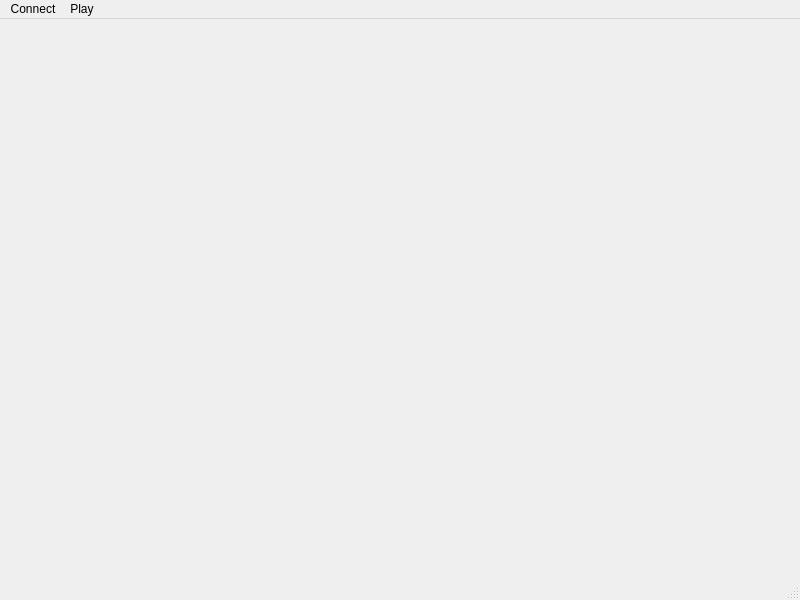
<?xml version="1.0" encoding="UTF-8"?>
<ui version="4.0">
 <class>MainWindow</class>
 <widget class="QMainWindow" name="MainWindow">
  <property name="geometry">
   <rect>
    <x>0</x>
    <y>0</y>
    <width>800</width>
    <height>600</height>
   </rect>
  </property>
  <property name="windowTitle">
   <string>MainWindow</string>
  </property>
  <widget class="QWidget" name="centralwidget"/>
  <widget class="QMenuBar" name="menubar">
   <property name="geometry">
    <rect>
     <x>0</x>
     <y>0</y>
     <width>800</width>
     <height>21</height>
    </rect>
   </property>
   <widget class="QMenu" name="menuConnect">
    <property name="title">
     <string>Connect</string>
    </property>
    <addaction name="actionCreate_the_connection"/>
    <addaction name="separator"/>
    <addaction name="actionConnect_to_server"/>
    <addaction name="separator"/>
    <addaction name="actionDisable_the_connection"/>
   </widget>
   <widget class="QMenu" name="menuPlay">
    <property name="title">
     <string>Play</string>
    </property>
    <addaction name="actionStart"/>
    <addaction name="separator"/>
    <addaction name="actionAdmit_defeat"/>
   </widget>
   <addaction name="menuConnect"/>
   <addaction name="menuPlay"/>
  </widget>
  <widget class="QStatusBar" name="statusbar"/>
  <action name="actionCreate_the_connection">
   <property name="text">
    <string>Create the connection</string>
   </property>
  </action>
  <action name="actionConnect_to_server">
   <property name="text">
    <string>Connect to server</string>
   </property>
  </action>
  <action name="actionStart">
   <property name="text">
    <string>Start</string>
   </property>
  </action>
  <action name="actionAdmit_defeat">
   <property name="text">
    <string>Admit defeat</string>
   </property>
  </action>
  <action name="actionDisable_the_connection">
   <property name="text">
    <string>Disconnect from server</string>
   </property>
  </action>
 </widget>
 <resources/>
 <connections/>
</ui>
